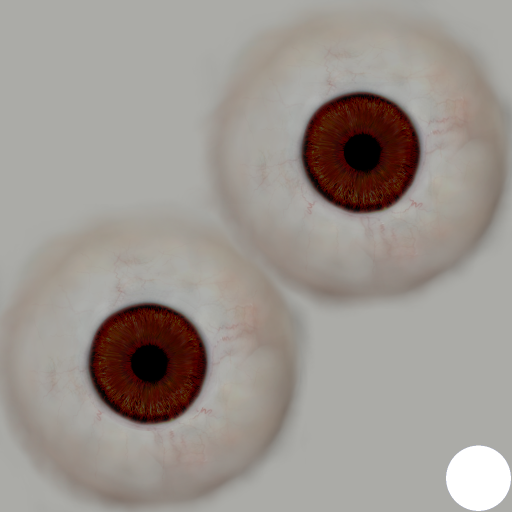
#> input picture assets/characters/source/realism/eyes/brown-eye.png, 1024 x 1024 px, given in place of skin.png, which was not available (shown at 1/2 size)
$ python prepare_professor_textures.py
#> lines starting #> are read from the running program, lines starting #| are printed output that depends on the picture; pictures that were not available may be replaced by others from this repository, and a replacement may not be noted
"""Prepare game-size derivatives of licensed CC0 MakeHuman texture assets.
The inferred micro-normal/roughness maps are authored approximations, not scans.
"""
from pathlib import Path
import numpy as np
from PIL import Image,ImageFilter
ROOT=Path(__file__).resolve().parents[1]
SRC=ROOT/'assets/characters/source/realism';OUT=ROOT/'assets/characters/textures';OUT.mkdir(exist_ok=True)
skin=Image.open(SRC/'skin.png').convert('RGB')
skin.save(OUT/'professor-skin-albedo.jpg',quality=92,optimize=True)
# Very shallow skin microrelief. Preserve broad facial color variation in albedo.
small=skin.resize((1024,1024),Image.Resampling.LANCZOS)
a=np.array(small,dtype=float)/255
lum=a@np.array([.2126,.7152,.0722]);blur=np.array(small.filter(ImageFilter.GaussianBlur(1.5)),dtype=float)/255
high=lum-blur@np.array([.2126,.7152,.0722])
dy,dx=np.gradient(high);normal=np.stack([-dx*.7,dy*.7,np.ones_like(dx)],axis=-1)
#> after `dy, dx = np.gradient(high)`:
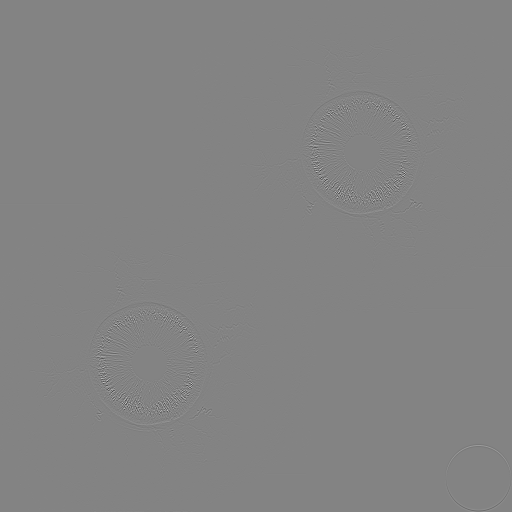
#> dy: shape (1024, 1024) float64 (shown at 1/2 size); min -0.134, max 0.126, mean 3.88e-07; drawn with min black and max white
#> after `normal = np.stack([-dx * 0.7, dy * 0.7, np.ones_like(dx)], axis=-1)`:
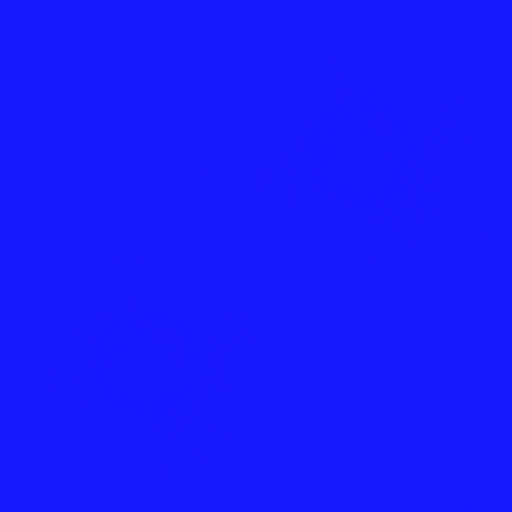
#> normal: shape (1024, 1024, 3) float64 (shown at 1/2 size); mean of channels 0, 1, 2 -1.1e-07, 2.71e-07, 1; drawn with min black and max white
normal/=np.linalg.norm(normal,axis=-1,keepdims=True)
Image.fromarray(np.uint8(np.clip(normal*.5+.5,0,1)*255)).save(OUT/'professor-skin-normal.png',optimize=True)
rough=np.clip(.68-high*.30,.48,.85)
# glTF metallic-roughness: G roughness, B zero metalness; R unused/white.
mr=np.stack([np.ones_like(rough),rough,np.zeros_like(rough)],axis=-1)
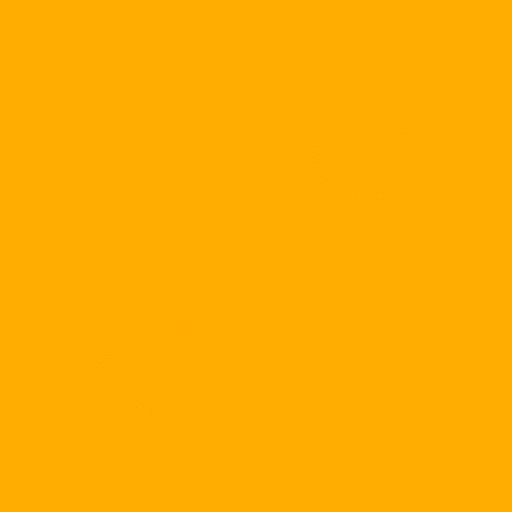
#> mr: shape (1024, 1024, 3) float64 (shown at 1/2 size); mean of channels 0, 1, 2 1, 0.68, 0; drawn as R, G, B
Image.fromarray(np.uint8(mr*255)).save(OUT/'professor-skin-mr.png',optimize=True)
Image.open(SRC/'eyes/brown-eye.png').convert('RGBA').resize((1024,1024)).save(OUT/'professor-eyes.png',optimize=True)
hair=Image.open(SRC/'hair/short02_diffuse.png').convert('RGBA').resize((1024,1024),Image.Resampling.LANCZOS)
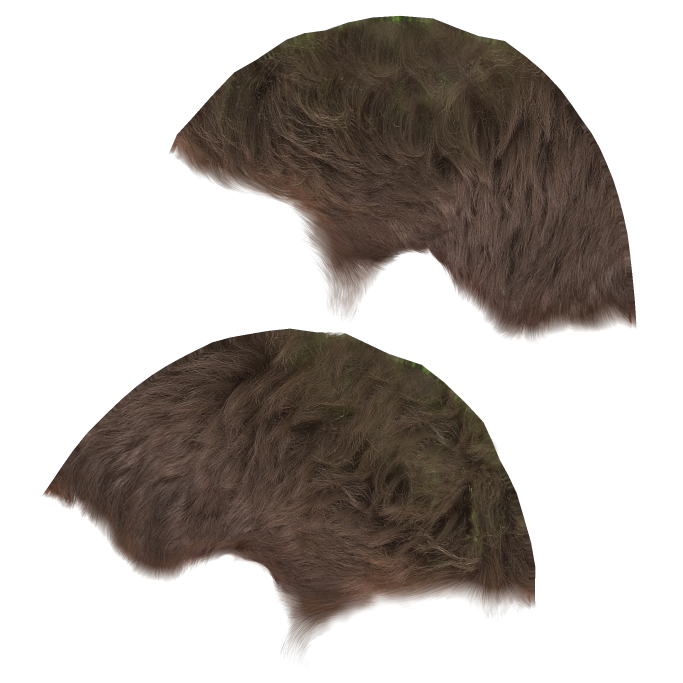
#> input picture assets/characters/source/realism/hair/short02_diffuse.png, 2048 x 2048 px (shown at 1/3 size)
h=np.array(hair);gray=(h[:,:,:3]@np.array([.2126,.7152,.0722]));gray=np.clip(100+gray*.68,0,255)
#> after `gray = np.clip(100 + gray * 0.68, 0, 255)`:
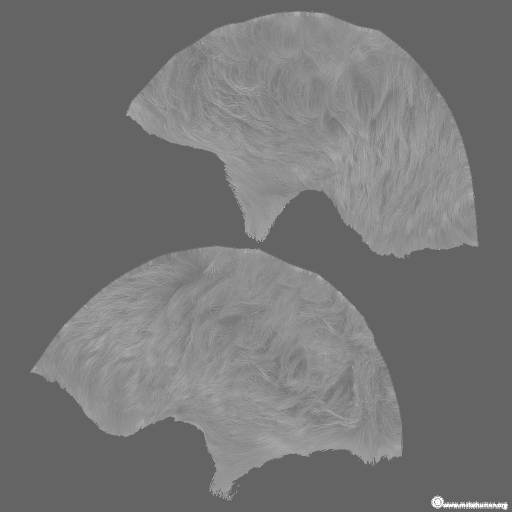
#> gray: shape (1024, 1024) float64 (shown at 1/2 size); min 100, max 255, mean 118.3
h[:,:,:3]=gray[:,:,None].astype('uint8');Image.fromarray(h).save(OUT/'professor-hair.png',optimize=True)
Image.open(SRC/'hair/short02_normal.png').resize((1024,1024),Image.Resampling.LANCZOS).save(OUT/'professor-hair-normal.png',optimize=True)
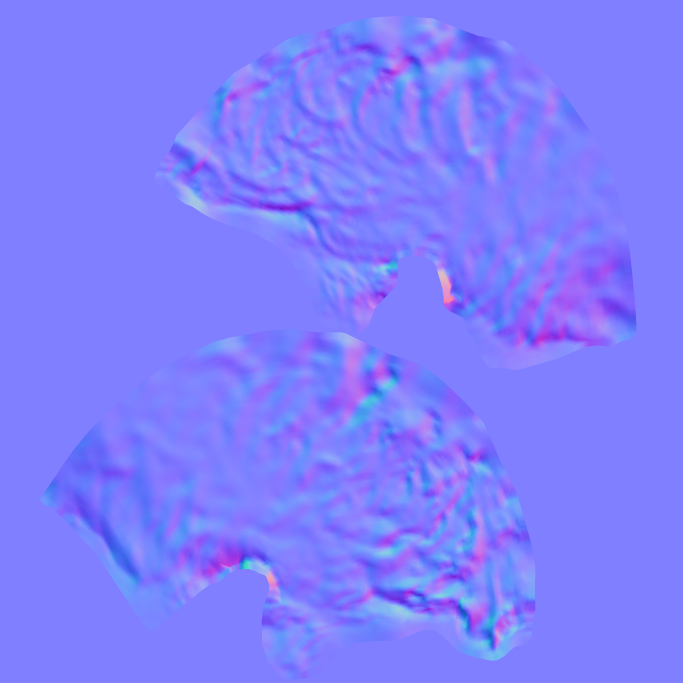
#> input picture assets/characters/source/realism/hair/short02_normal.png, 2048 x 2048 px (shown at 1/3 size)

Image.open(SRC/'shoes/shoes01_diffuse.png').convert('RGB').resize((1024,1024),Image.Resampling.LANCZOS).save(OUT/'professor-shoes.jpg',quality=93,optimize=True)
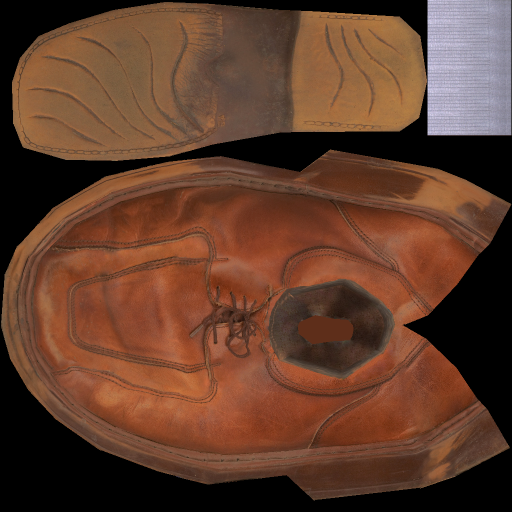
#> input picture assets/characters/source/realism/shoes/shoes01_diffuse.png, 1024 x 1024 px (shown at 1/2 size)
Image.open(SRC/'shoes/shoes01_normal.png').resize((1024,1024),Image.Resampling.LANCZOS).save(OUT/'professor-shoes-normal.png',optimize=True)

print('Prepared',[(p.name,p.stat().st_size) for p in sorted(OUT.glob('professor-*'))])
